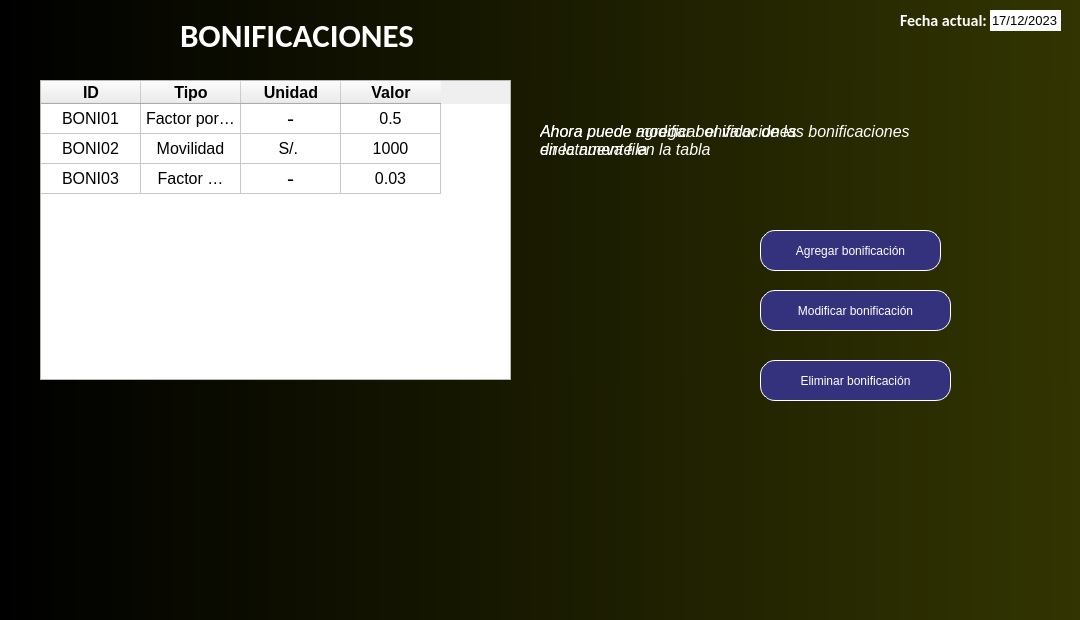
<?xml version="1.0" encoding="UTF-8"?>
<ui version="4.0">
 <class>MainWindow</class>
 <widget class="QMainWindow" name="MainWindow">
  <property name="geometry">
   <rect>
    <x>0</x>
    <y>0</y>
    <width>1080</width>
    <height>620</height>
   </rect>
  </property>
  <property name="minimumSize">
   <size>
    <width>1080</width>
    <height>620</height>
   </size>
  </property>
  <property name="maximumSize">
   <size>
    <width>1080</width>
    <height>620</height>
   </size>
  </property>
  <property name="cursor">
   <cursorShape>ArrowCursor</cursorShape>
  </property>
  <property name="windowTitle">
   <string>Gestión de Sueldos</string>
  </property>
  <property name="styleSheet">
   <string notr="true">QWidget#centralwidget{
background-color: qlineargradient(spread:pad, x1:0, y1:0, x2:1, y2:0, stop:0 rgba(0, 0, 0, 255), stop:1 rgba(50, 53, 1, 255));}</string>
  </property>
  <widget class="QWidget" name="centralwidget">
   <widget class="QLabel" name="label_10">
    <property name="geometry">
     <rect>
      <x>180</x>
      <y>20</y>
      <width>241</width>
      <height>31</height>
     </rect>
    </property>
    <property name="font">
     <font>
      <family>Calibri</family>
      <pointsize>25</pointsize>
      <italic>false</italic>
      <bold>true</bold>
     </font>
    </property>
    <property name="styleSheet">
     <string notr="true">font: 700 25pt &quot;Calibri&quot;;
color: white;
</string>
    </property>
    <property name="text">
     <string>BONIFICACIONES </string>
    </property>
   </widget>
   <widget class="QPushButton" name="pushButton_AgregarBonificacion">
    <property name="geometry">
     <rect>
      <x>760</x>
      <y>230</y>
      <width>181</width>
      <height>41</height>
     </rect>
    </property>
    <property name="cursor">
     <cursorShape>PointingHandCursor</cursorShape>
    </property>
    <property name="autoFillBackground">
     <bool>false</bool>
    </property>
    <property name="styleSheet">
     <string notr="true">font: 700 15pt 'Calibri';
color: white;
border: 1px solid white;
border-radius: 15px;
background-color: rgb(52, 50, 125);</string>
    </property>
    <property name="text">
     <string>Agregar bonificación</string>
    </property>
   </widget>
   <widget class="QPushButton" name="pushButton_EliminarBonificacion">
    <property name="geometry">
     <rect>
      <x>760</x>
      <y>360</y>
      <width>191</width>
      <height>41</height>
     </rect>
    </property>
    <property name="cursor">
     <cursorShape>PointingHandCursor</cursorShape>
    </property>
    <property name="autoFillBackground">
     <bool>false</bool>
    </property>
    <property name="styleSheet">
     <string notr="true">font: 700 15pt 'Calibri';
color: white;
border: 1px solid white;
border-radius: 15px;
background-color: rgb(52, 50, 125);</string>
    </property>
    <property name="text">
     <string>Eliminar bonificación</string>
    </property>
   </widget>
   <widget class="QTableWidget" name="tablaBonificaciones">
    <property name="enabled">
     <bool>true</bool>
    </property>
    <property name="geometry">
     <rect>
      <x>40</x>
      <y>80</y>
      <width>471</width>
      <height>300</height>
     </rect>
    </property>
    <property name="sizePolicy">
     <sizepolicy hsizetype="Expanding" vsizetype="Expanding">
      <horstretch>0</horstretch>
      <verstretch>0</verstretch>
     </sizepolicy>
    </property>
    <property name="minimumSize">
     <size>
      <width>471</width>
      <height>140</height>
     </size>
    </property>
    <property name="maximumSize">
     <size>
      <width>480</width>
      <height>300</height>
     </size>
    </property>
    <property name="font">
     <font>
      <pointsize>12</pointsize>
     </font>
    </property>
    <property name="mouseTracking">
     <bool>false</bool>
    </property>
    <property name="focusPolicy">
     <enum>Qt::NoFocus</enum>
    </property>
    <property name="autoFillBackground">
     <bool>false</bool>
    </property>
    <property name="styleSheet">
     <string notr="true">QHeaderView::section {
   background-color: black;
   color: white;
}

background-color: black;
color: black;</string>
    </property>
    <property name="frameShadow">
     <enum>QFrame::Raised</enum>
    </property>
    <property name="showGrid">
     <bool>true</bool>
    </property>
    <property name="gridStyle">
     <enum>Qt::SolidLine</enum>
    </property>
    <property name="sortingEnabled">
     <bool>false</bool>
    </property>
    <property name="wordWrap">
     <bool>true</bool>
    </property>
    <property name="cornerButtonEnabled">
     <bool>true</bool>
    </property>
    <property name="rowCount">
     <number>3</number>
    </property>
    <property name="columnCount">
     <number>4</number>
    </property>
    <attribute name="horizontalHeaderVisible">
     <bool>true</bool>
    </attribute>
    <attribute name="horizontalHeaderCascadingSectionResizes">
     <bool>false</bool>
    </attribute>
    <attribute name="horizontalHeaderHighlightSections">
     <bool>true</bool>
    </attribute>
    <attribute name="horizontalHeaderShowSortIndicator" stdset="0">
     <bool>false</bool>
    </attribute>
    <attribute name="horizontalHeaderStretchLastSection">
     <bool>false</bool>
    </attribute>
    <attribute name="verticalHeaderVisible">
     <bool>false</bool>
    </attribute>
    <attribute name="verticalHeaderCascadingSectionResizes">
     <bool>false</bool>
    </attribute>
    <attribute name="verticalHeaderStretchLastSection">
     <bool>false</bool>
    </attribute>
    <row>
     <property name="text">
      <string/>
     </property>
     <property name="font">
      <font>
       <pointsize>12</pointsize>
      </font>
     </property>
     <property name="background">
      <color>
       <red>0</red>
       <green>0</green>
       <blue>0</blue>
      </color>
     </property>
    </row>
    <row>
     <property name="text">
      <string/>
     </property>
     <property name="font">
      <font>
       <pointsize>12</pointsize>
      </font>
     </property>
     <property name="textAlignment">
      <set>AlignCenter</set>
     </property>
    </row>
    <row>
     <property name="text">
      <string/>
     </property>
     <property name="font">
      <font>
       <pointsize>16</pointsize>
      </font>
     </property>
    </row>
    <column>
     <property name="text">
      <string>ID</string>
     </property>
     <property name="font">
      <font>
       <pointsize>12</pointsize>
       <bold>true</bold>
       <underline>false</underline>
      </font>
     </property>
    </column>
    <column>
     <property name="text">
      <string>Tipo</string>
     </property>
     <property name="whatsThis">
      <string/>
     </property>
     <property name="font">
      <font>
       <pointsize>12</pointsize>
       <italic>false</italic>
       <bold>true</bold>
       <underline>false</underline>
       <strikeout>false</strikeout>
      </font>
     </property>
     <property name="background">
      <color alpha="0">
       <red>0</red>
       <green>0</green>
       <blue>0</blue>
      </color>
     </property>
    </column>
    <column>
     <property name="text">
      <string>Unidad</string>
     </property>
     <property name="font">
      <font>
       <pointsize>12</pointsize>
       <bold>true</bold>
       <underline>false</underline>
       <strikeout>false</strikeout>
       <kerning>true</kerning>
      </font>
     </property>
    </column>
    <column>
     <property name="text">
      <string>Valor</string>
     </property>
     <property name="font">
      <font>
       <pointsize>12</pointsize>
       <bold>true</bold>
       <underline>false</underline>
      </font>
     </property>
    </column>
    <item row="0" column="0">
     <property name="text">
      <string>BONI01</string>
     </property>
     <property name="font">
      <font>
       <pointsize>12</pointsize>
      </font>
     </property>
     <property name="textAlignment">
      <set>AlignCenter</set>
     </property>
     <property name="flags">
      <set>ItemIsSelectable|ItemIsDragEnabled|ItemIsDropEnabled|ItemIsUserCheckable|ItemIsEnabled</set>
     </property>
    </item>
    <item row="0" column="1">
     <property name="text">
      <string>Factor por horas extras</string>
     </property>
     <property name="font">
      <font>
       <pointsize>12</pointsize>
      </font>
     </property>
     <property name="textAlignment">
      <set>AlignCenter</set>
     </property>
     <property name="flags">
      <set>ItemIsSelectable|ItemIsDropEnabled|ItemIsUserCheckable|ItemIsEnabled</set>
     </property>
    </item>
    <item row="0" column="2">
     <property name="text">
      <string>-</string>
     </property>
     <property name="font">
      <font>
       <pointsize>16</pointsize>
      </font>
     </property>
     <property name="textAlignment">
      <set>AlignCenter</set>
     </property>
     <property name="flags">
      <set>ItemIsSelectable|ItemIsDragEnabled|ItemIsDropEnabled|ItemIsUserCheckable|ItemIsEnabled</set>
     </property>
    </item>
    <item row="0" column="3">
     <property name="text">
      <string>0.5</string>
     </property>
     <property name="textAlignment">
      <set>AlignCenter</set>
     </property>
     <property name="flags">
      <set>ItemIsSelectable|ItemIsDragEnabled|ItemIsDropEnabled|ItemIsUserCheckable|ItemIsEnabled</set>
     </property>
    </item>
    <item row="1" column="0">
     <property name="text">
      <string>BONI02</string>
     </property>
     <property name="font">
      <font>
       <pointsize>12</pointsize>
      </font>
     </property>
     <property name="textAlignment">
      <set>AlignCenter</set>
     </property>
     <property name="flags">
      <set>ItemIsSelectable|ItemIsDragEnabled|ItemIsDropEnabled|ItemIsUserCheckable|ItemIsEnabled</set>
     </property>
    </item>
    <item row="1" column="1">
     <property name="text">
      <string>Movilidad</string>
     </property>
     <property name="textAlignment">
      <set>AlignCenter</set>
     </property>
     <property name="flags">
      <set>ItemIsSelectable|ItemIsDragEnabled|ItemIsDropEnabled|ItemIsUserCheckable|ItemIsEnabled</set>
     </property>
    </item>
    <item row="1" column="2">
     <property name="text">
      <string>S/. </string>
     </property>
     <property name="font">
      <font>
       <pointsize>12</pointsize>
      </font>
     </property>
     <property name="textAlignment">
      <set>AlignCenter</set>
     </property>
     <property name="flags">
      <set>ItemIsSelectable|ItemIsDragEnabled|ItemIsDropEnabled|ItemIsUserCheckable|ItemIsEnabled</set>
     </property>
    </item>
    <item row="1" column="3">
     <property name="text">
      <string>1000</string>
     </property>
     <property name="textAlignment">
      <set>AlignCenter</set>
     </property>
     <property name="flags">
      <set>ItemIsSelectable|ItemIsDragEnabled|ItemIsDropEnabled|ItemIsUserCheckable|ItemIsEnabled</set>
     </property>
    </item>
    <item row="2" column="0">
     <property name="text">
      <string>BONI03</string>
     </property>
     <property name="font">
      <font>
       <pointsize>12</pointsize>
      </font>
     </property>
     <property name="textAlignment">
      <set>AlignCenter</set>
     </property>
     <property name="flags">
      <set>ItemIsSelectable|ItemIsDragEnabled|ItemIsDropEnabled|ItemIsUserCheckable|ItemIsEnabled</set>
     </property>
    </item>
    <item row="2" column="1">
     <property name="text">
      <string>Factor suplementario</string>
     </property>
     <property name="textAlignment">
      <set>AlignCenter</set>
     </property>
     <property name="flags">
      <set>ItemIsSelectable|ItemIsDragEnabled|ItemIsDropEnabled|ItemIsUserCheckable|ItemIsEnabled</set>
     </property>
    </item>
    <item row="2" column="2">
     <property name="text">
      <string>-</string>
     </property>
     <property name="font">
      <font>
       <pointsize>16</pointsize>
      </font>
     </property>
     <property name="textAlignment">
      <set>AlignCenter</set>
     </property>
     <property name="flags">
      <set>ItemIsSelectable|ItemIsDragEnabled|ItemIsDropEnabled|ItemIsUserCheckable|ItemIsEnabled</set>
     </property>
    </item>
    <item row="2" column="3">
     <property name="text">
      <string>0.03</string>
     </property>
     <property name="textAlignment">
      <set>AlignCenter</set>
     </property>
     <property name="flags">
      <set>ItemIsSelectable|ItemIsDragEnabled|ItemIsDropEnabled|ItemIsUserCheckable|ItemIsEnabled</set>
     </property>
    </item>
   </widget>
   <widget class="QPushButton" name="pushButtonRegresar">
    <property name="geometry">
     <rect>
      <x>1010</x>
      <y>540</y>
      <width>61</width>
      <height>51</height>
     </rect>
    </property>
    <property name="cursor">
     <cursorShape>PointingHandCursor</cursorShape>
    </property>
    <property name="text">
     <string/>
    </property>
    <property name="icon">
     <iconset>
      <normaloff>flecha_regresar.png</normaloff>flecha_regresar.png</iconset>
    </property>
    <property name="iconSize">
     <size>
      <width>50</width>
      <height>50</height>
     </size>
    </property>
    <property name="flat">
     <bool>true</bool>
    </property>
   </widget>
   <widget class="QPushButton" name="pushButton_ModificarBonificacion">
    <property name="geometry">
     <rect>
      <x>760</x>
      <y>290</y>
      <width>191</width>
      <height>41</height>
     </rect>
    </property>
    <property name="cursor">
     <cursorShape>PointingHandCursor</cursorShape>
    </property>
    <property name="autoFillBackground">
     <bool>false</bool>
    </property>
    <property name="styleSheet">
     <string notr="true">font: 700 15pt 'Calibri';
color: white;
border: 1px solid white;
border-radius: 15px;
background-color: rgb(52, 50, 125);</string>
    </property>
    <property name="text">
     <string>Modificar bonificación</string>
    </property>
   </widget>
   <widget class="QPushButton" name="pushButtonNoSelection">
    <property name="enabled">
     <bool>true</bool>
    </property>
    <property name="geometry">
     <rect>
      <x>0</x>
      <y>10</y>
      <width>1061</width>
      <height>581</height>
     </rect>
    </property>
    <property name="cursor">
     <cursorShape>ArrowCursor</cursorShape>
    </property>
    <property name="mouseTracking">
     <bool>false</bool>
    </property>
    <property name="focusPolicy">
     <enum>Qt::StrongFocus</enum>
    </property>
    <property name="acceptDrops">
     <bool>false</bool>
    </property>
    <property name="autoFillBackground">
     <bool>false</bool>
    </property>
    <property name="styleSheet">
     <string notr="true">QPushButton:pressed {
    border: none;
}
</string>
    </property>
    <property name="text">
     <string/>
    </property>
    <property name="autoDefault">
     <bool>false</bool>
    </property>
    <property name="default">
     <bool>false</bool>
    </property>
    <property name="flat">
     <bool>true</bool>
    </property>
   </widget>
   <widget class="QGroupBox" name="groupBox_3">
    <property name="geometry">
     <rect>
      <x>890</x>
      <y>10</y>
      <width>181</width>
      <height>21</height>
     </rect>
    </property>
    <property name="styleSheet">
     <string notr="true">border: transparent;</string>
    </property>
    <property name="title">
     <string/>
    </property>
    <widget class="QDateEdit" name="dateEditFechaActual">
     <property name="enabled">
      <bool>true</bool>
     </property>
     <property name="geometry">
      <rect>
       <x>100</x>
       <y>0</y>
       <width>71</width>
       <height>21</height>
      </rect>
     </property>
     <property name="font">
      <font>
       <pointsize>10</pointsize>
      </font>
     </property>
     <property name="cursor">
      <cursorShape>ArrowCursor</cursorShape>
     </property>
     <property name="mouseTracking">
      <bool>false</bool>
     </property>
     <property name="readOnly">
      <bool>true</bool>
     </property>
     <property name="buttonSymbols">
      <enum>QAbstractSpinBox::NoButtons</enum>
     </property>
     <property name="correctionMode">
      <enum>QAbstractSpinBox::CorrectToPreviousValue</enum>
     </property>
     <property name="keyboardTracking">
      <bool>true</bool>
     </property>
     <property name="showGroupSeparator" stdset="0">
      <bool>false</bool>
     </property>
     <property name="dateTime">
      <datetime>
       <hour>19</hour>
       <minute>0</minute>
       <second>0</second>
       <year>2023</year>
       <month>12</month>
       <day>17</day>
      </datetime>
     </property>
     <property name="displayFormat">
      <string>dd/MM/yyyy</string>
     </property>
     <property name="calendarPopup">
      <bool>false</bool>
     </property>
     <property name="timeSpec">
      <enum>Qt::TimeZone</enum>
     </property>
     <property name="date">
      <date>
       <year>2023</year>
       <month>12</month>
       <day>17</day>
      </date>
     </property>
    </widget>
    <widget class="QLabel" name="label_2">
     <property name="geometry">
      <rect>
       <x>10</x>
       <y>-10</y>
       <width>121</width>
       <height>41</height>
      </rect>
     </property>
     <property name="font">
      <font>
       <family>Calibri</family>
       <pointsize>12</pointsize>
       <italic>false</italic>
       <bold>true</bold>
      </font>
     </property>
     <property name="styleSheet">
      <string notr="true">QWidget#label_2{
font: 700 12pt &quot;Calibri&quot;;
color:  rgb(255, 255, 255);}

</string>
     </property>
     <property name="text">
      <string>Fecha actual: </string>
     </property>
    </widget>
   </widget>
   <widget class="QLabel" name="label_InstruccionModificar">
    <property name="geometry">
     <rect>
      <x>540</x>
      <y>100</y>
      <width>371</width>
      <height>81</height>
     </rect>
    </property>
    <property name="font">
     <font>
      <pointsize>12</pointsize>
      <italic>true</italic>
     </font>
    </property>
    <property name="styleSheet">
     <string notr="true">color: white;</string>
    </property>
    <property name="text">
     <string>Ahora puede modificar el valor de las bonificaciones 
directamente en la tabla</string>
    </property>
   </widget>
   <widget class="QLabel" name="label_InstruccionAgregar">
    <property name="geometry">
     <rect>
      <x>540</x>
      <y>100</y>
      <width>261</width>
      <height>81</height>
     </rect>
    </property>
    <property name="font">
     <font>
      <pointsize>12</pointsize>
      <italic>true</italic>
     </font>
    </property>
    <property name="styleSheet">
     <string notr="true">color: white;</string>
    </property>
    <property name="text">
     <string>Ahora puede agregar bonificaciones 
en la nueva fila</string>
    </property>
   </widget>
   <zorder>label_InstruccionModificar</zorder>
   <zorder>pushButtonNoSelection</zorder>
   <zorder>label_10</zorder>
   <zorder>pushButton_AgregarBonificacion</zorder>
   <zorder>pushButton_EliminarBonificacion</zorder>
   <zorder>tablaBonificaciones</zorder>
   <zorder>pushButtonRegresar</zorder>
   <zorder>pushButton_ModificarBonificacion</zorder>
   <zorder>groupBox_3</zorder>
   <zorder>label_InstruccionAgregar</zorder>
  </widget>
  <widget class="QMenuBar" name="menubar">
   <property name="geometry">
    <rect>
     <x>0</x>
     <y>0</y>
     <width>1080</width>
     <height>22</height>
    </rect>
   </property>
  </widget>
 </widget>
 <resources/>
 <connections/>
</ui>
